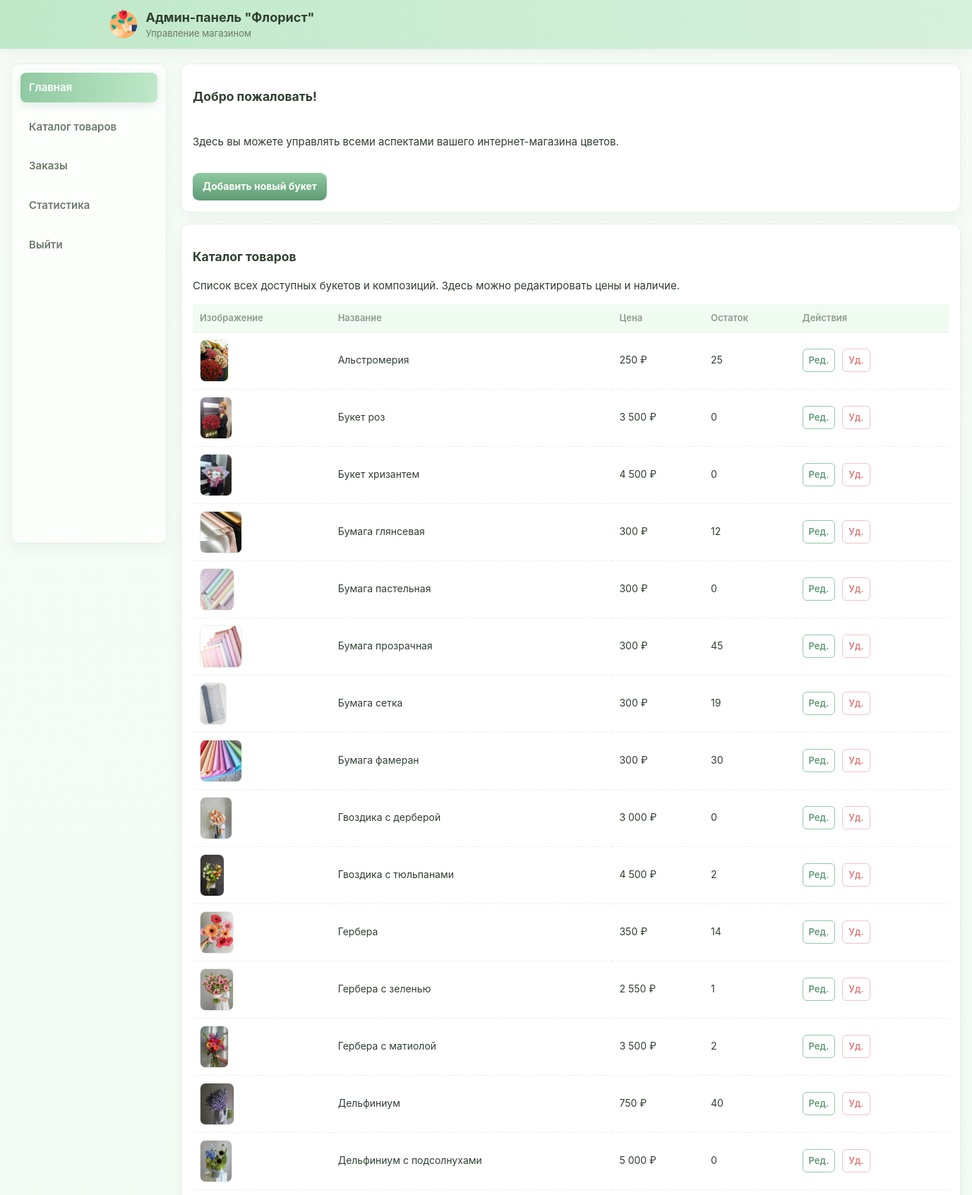
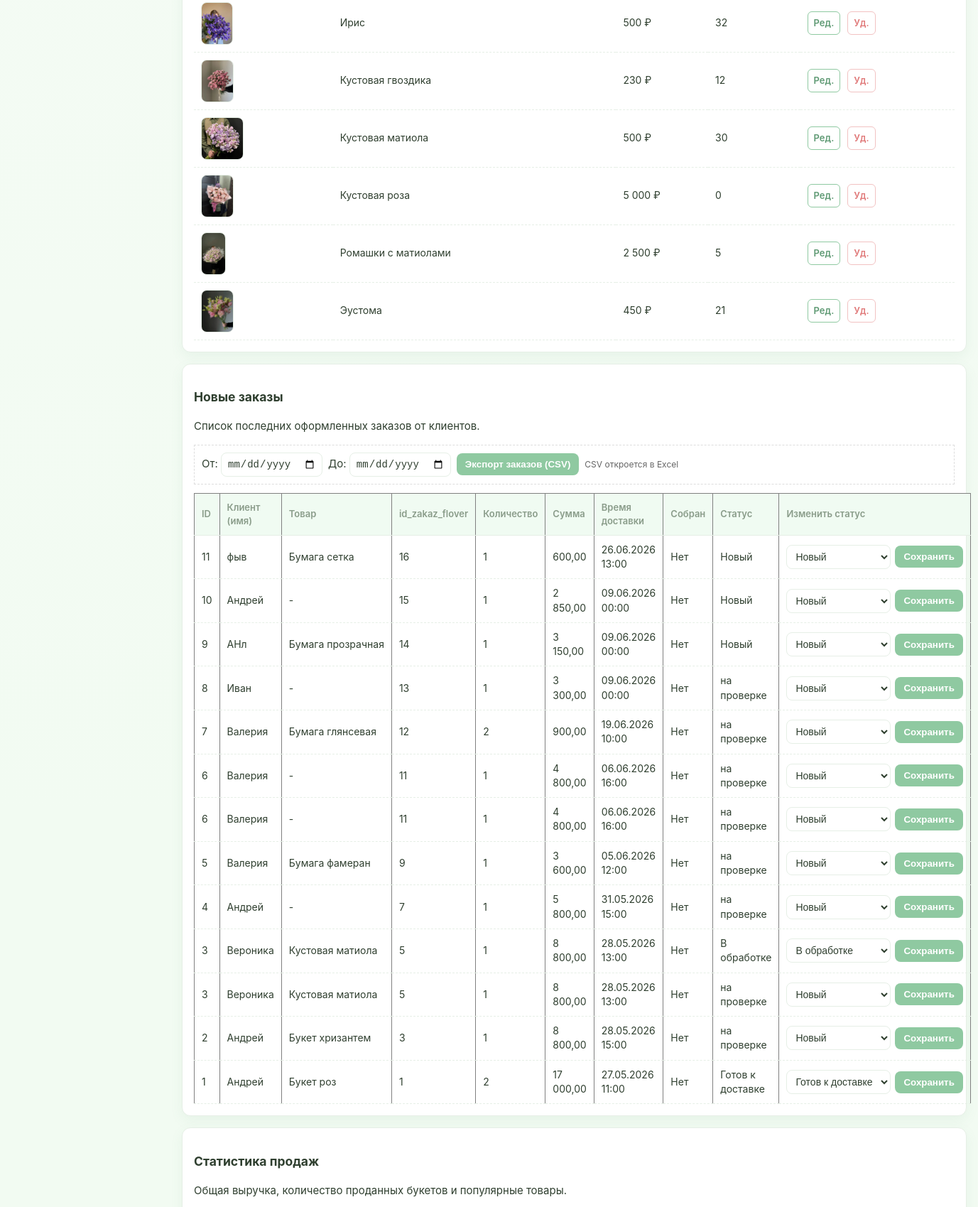
The app's page /admin.php (upper part) with its own data (2 pictures, top to bottom).
### tables this page shows
CREATE TABLE `flovers` (
  `id` int(11) NOT NULL,
  `name` varchar(255) NOT NULL,
  `price` decimal(11,0) NOT NULL,
  `image` varchar(255) NOT NULL,
  `categori` text NOT NULL,
  `kol_vo` int(250) NOT NULL,
  `opisanie` varchar(255) NOT NULL
);

CREATE TABLE `zakaz` (
  `id` int(11) NOT NULL,
  `id_zakaz_flover` int(11) NOT NULL,
  `id_client` int(11) NOT NULL,
  `summ` int(11) NOT NULL,
  `time` time NOT NULL,
  `date` date NOT NULL,
  `buket` varchar(255) NOT NULL
);

### admin.php (the view, shortened to what this page needs)
<?php
$conn = getDatabaseConnection();
$products = [];
$res = $conn->query("SELECT id, image, name, price, COALESCE(kol_vo,0) AS kol_vo FROM flovers ORDER BY name ASC");
if ($res) {
    while ($r = $res->fetch_assoc()) {
        $products[] = $r;
    }
}
$sql = "
SELECT
  z.id AS zakaz_id,
  z.id_client,
  z.id_zakaz_flover,
  z.summ,
  z.time AS delivery_time,
  z.date AS delivery_date,
  COALESCE(z.buket, '') AS buket,
  COALESCE(c.name, '') AS client_name,
  COALESCE(s.status, '') AS status,
  COALESCE(f.name, '') AS product_name,
  COALESCE(k.kol_vo, 0) AS quantity
FROM zakaz z
LEFT JOIN status_zakaza s ON s.id_zakaz_flover = z.id_zakaz_flover
LEFT JOIN client c ON c.id = z.id_client
LEFT JOIN flovers f ON f.id = z.id_zakaz_flover
LEFT JOIN zakaz_flover k ON k.id = z.id_zakaz_flover
ORDER BY z.id DESC
";
$result = $conn->query($sql);
$orders = [];
if ($result) {
    while ($row = $result->fetch_assoc()) {
        $delivery_time_raw = isset($row['delivery_time']) ? trim($row['delivery_time']) : '';
        $delivery_date_raw = isset($row['delivery_date']) ? trim($row['delivery_date']) : '';
        $delivery_time_formatted = '-';
        if ($delivery_date_raw !== '' && $delivery_time_raw !== '') {
            $dt = $delivery_date_raw . ' ' . $delivery_time_raw;
            $ts = strtotime($dt);
            if ($ts !== false) {
                $delivery_time_formatted = date('d.m.Y H:i', $ts);
            } else {
                $delivery_time_formatted = htmlspecialchars($delivery_date_raw . ' ' . $delivery_time_raw, ENT_QUOTES);
            }
        } elseif ($delivery_date_raw !== '') {
            $ts = strtotime($delivery_date_raw);
            $delivery_time_formatted = ($ts !== false) ? date('d.m.Y', $ts) : htmlspecialchars($delivery_date_raw, ENT_QUOTES);
        } elseif ($delivery_time_raw !== '') {
            $ts = strtotime($delivery_time_raw);
            $delivery_time_formatted = ($ts !== false) ? date('H:i', $ts) : htmlspecialchars($delivery_time_raw, ENT_QUOTES);
        }
        $row['buket'] = trim((string)($row['buket'] ?? ''));
        $row['buket_display'] = ($row['buket'] === 'Да') ? 'Да' : 'Нет';
        $row['delivery_time_formatted'] = $delivery_time_formatted;
        $row['delivery_time_raw'] = $delivery_time_raw;
        $row['delivery_date_raw'] = $delivery_date_raw;
        $orders[] = $row;
    }
}
$uploadBasePath = rtrim($_SERVER['DOCUMENT_ROOT'], DIRECTORY_SEPARATOR) . '/uploads/';
$uploadBaseUrl  = '/uploads/';
function renderProductImage($imgValue, $name, $uploadBasePath, $uploadBaseUrl) {
    $imgValue = trim((string)$imgValue);
    $relative = ltrim($imgValue, '/\\');
    $url = rtrim($uploadBaseUrl, '/') . '/' . str_replace('\\', '/', $relative);
    return '<img src="' . htmlspecialchars($url, ENT_QUOTES) . '" alt="' . htmlspecialchars($name, ENT_QUOTES) . '" style="max-width:80px;max-height:60px;object-fit:cover;">';
}
?>
<!DOCTYPE html>
<html lang="ru">
<head>
    <link rel="stylesheet" href="css/styleadmin.css">
</head>
<body>
<header class="site-header">
  <div class="container header-inner">
    <div class="brand">
      <img src="icons/logo.png" alt="Логотип Флориста" class="header__logo" style="width:40px;height:40px">
      <div class="brand-text">
        <h1 class="site-title">Админ-панель "Флорист"</h1>
        <p class="sub">Управление магазином</p>
      </div>
    </div>
  </div>
</header>
<main>
  <div class="wrapper">
    <aside class="sidebar" aria-label="Навигация">
        <a href="#" class="active">Главная</a>
        <a href="#catalog">Каталог товаров</a>
        <a href="#orders">Заказы</a>
        <a href="#stats">Статистика</a>
        <div>
            <a href="vhod_admin.php">Выйти</a>
        </div>
    </aside>
    <section class="content" role="main">
        <div class="card welcome-card">
            <h3>Добро пожаловать!</h3>
            <p>Здесь вы можете управлять всеми аспектами вашего интернет-магазина цветов.</p>
            <a href="add_product.php" class="btn-primary">Добавить новый букет</a>
        </div>
        <div class="card" id="catalog">
            <h3>Каталог товаров</h3>
            <p>Список всех доступных букетов и композиций. Здесь можно редактировать цены и наличие.</p>
            <table class="data-table">
                <thead>
                    <tr>
                        <th>Изображение</th>
                        <th>Название</th>
                        <th>Цена</th>
                        <th>Остаток</th>
                        <th>Действия</th>
                    </tr>
                </thead>
                <tbody>
                <?php if (empty($products)): ?>
                    <tr><td colspan="5">Товары не найдены.</td></tr>
                <?php else: foreach ($products as $p): ?>
                    <tr>
                        <td>
                            <?php
                                $img = !empty($p['image']) ? 'kartinka/' . $p['image'] : 'icons/no-image.png';
                                echo renderProductImage($img, $p['name'] ?? '', $uploadBasePath, $uploadBaseUrl);
                            ?>
                        </td>
                        <td><?php echo htmlspecialchars($p['name'] ?? '-', ENT_QUOTES); ?></td>
                        <td><?php echo number_format((float)($p['price'] ?? 0), 0, '.', ' '); ?> ₽</td>
                        <td><?php echo (int)($p['kol_vo'] ?? 0); ?></td>
                        <td>
                            <a href="edit_category.php?id=<?php echo (int)$p['id']; ?>" class="edit-btn">Ред.</a>
                            <a href="delete_category.php?id=<?php echo (int)$p['id']; ?>" class="delete-btn" onclick="return confirm('Удалить запись?');">Уд.</a>
                        </td>
                    </tr>
                <?php endforeach; endif; ?>
                </tbody>
            </table>
        </div>
        <div class="card" id="orders">
            <h3>Новые заказы</h3>
            <p>Список последних оформленных заказов от клиентов.</p>
            <div style="margin:12px 0;padding:10px;border:1px dashed #ddd;">
                <form method="post" style="display:flex;gap:8px;flex-wrap:wrap;align-items:center;">
                    <label>От: <input type="date" name="start_date"></label>
                    <label>До: <input type="date" name="end_date"></label>
                    <button type="submit" name="export_report">Экспорт заказов (CSV)</button>
                    <span style="color:#666;font-size:12px;">CSV откроется в Excel</span>
                </form>
            </div>
            <table border="1" cellpadding="6" cellspacing="0" style="border-collapse:collapse;width:100%;">
    <thead>
        <tr>
            <th>ID</th>
            <th>Клиент (имя)</th>
            <th>Товар</th>
            <th>id_zakaz_flover</th>
            <th>Количество</th>
            <th>Сумма</th>
            <th>Время доставки</th>
            <th>Собран</th>
            <th>Статус</th>
            <th>Изменить статус</th>
        </tr>
    </thead>
    <tbody>
    <?php foreach ($orders as $o): ?>
        <tr>
            <td><?php echo htmlspecialchars($o['zakaz_id'], ENT_QUOTES); ?></td>
            <td><?php echo htmlspecialchars($o['client_name'] ?: '-', ENT_QUOTES); ?></td>
            <td style="white-space:nowrap;">
                <?php
                    $prod = htmlspecialchars($o['product_name'] ?: '-', ENT_QUOTES);
                    echo $prod;
                ?>
            </td>
            <td><?php echo htmlspecialchars($o['id_zakaz_flover'] ?? '-', ENT_QUOTES); ?></td>
            <td><?php echo htmlspecialchars($o['quantity'] ?? 0, ENT_QUOTES); ?></td>
            <td><?php echo htmlspecialchars(number_format((float)($o['summ'] ?? 0), 2, ',', ' '), ENT_QUOTES); ?></td>
            <td><?php echo htmlspecialchars($o['delivery_time_formatted'] ?? '-', ENT_QUOTES); ?></td>
            <td><?php echo ($o['buket_display'] === 'Да') ? '<strong>Да</strong>' : 'Нет'; ?></td>
            <td><?php echo htmlspecialchars($o['status'] ?: 'Новый', ENT_QUOTES); ?></td>
            <td>
                <form method="post" style="display:inline-flex;gap:6px;align-items:center;">
                    <select name="status" required>
                        <?php
                        $allowed_statuses = ['Новый', 'В обработке', 'Готов к доставке', 'Доставлен', 'Отменён'];
                        $cur = $o['status'] ?? 'Новый';
                        foreach ($allowed_statuses as $s) {
                            $sel = ($s === $cur) ? ' selected' : '';
                            echo '<option value="'.htmlspecialchars($s, ENT_QUOTES).'"'.$sel.'>'.htmlspecialchars($s, ENT_QUOTES).'</option>';
                        }
                        ?>
                    </select>
                    <button type="submit" name="update_status">Сохранить</button>
                </form>
            </td>
        </tr>
    <?php endforeach; ?>
    </tbody>
</table>
        </div>
        <div class="card stats-card" id="stats">
            <h3>Статистика продаж</h3>
            <p>Общая выручка, количество проданных букетов и популярные товары.</p>
        </div>
    </section>
  </div>
</main>
</body>
</html>

### css/styleadmin.css (style rules this page uses)
* { box-sizing:border-box }
html,body { height:100% }
body { margin:0; background: linear-gradient(180deg, var(--bg) 0%, #f1f9f1 100%); color:var(--text); -webkit-font-smoothing:antialiased; -moz-osx-font-smoothing:grayscale; line-height:1.4; }
.container { max-width:1180px;margin:0 auto;padding:0 18px }
.site-header { background:linear-gradient(90deg,var(--accent-soft),transparent); border-bottom:1px solid var(--border); padding:18px 0; box-shadow:var(--shadow); }
.header-inner { display:flex;align-items:center;justify-content:space-between }
.brand { display:flex;gap:12px;align-items:center }
.site-title { margin:0;font-size:18px;color:var(--text) }
.sub { margin:0;font-size:12px;color:var(--muted) }
.btn-primary, .logout-btn, .edit-btn, .delete-btn { display:inline-block;padding:8px 12px;border-radius:8px;border:0; text-decoration:none;color:#fff;background:var(--accent-dark);cursor:pointer; font-size:14px; }
.btn-primary { background:var(--accent-dark) }
.edit-btn { background:#5aa25a;margin-right:6px;padding:6px 8px }
.delete-btn { background:var(--danger);padding:6px 8px }
.wrapper { display:flex;gap:24px;padding:28px 0 }
.sidebar { width:220px;padding:18px;background:var(--card);border-radius:var(--radius); border:1px solid var(--border);box-shadow:var(--shadow);height:fit-content; }
.sidebar a { display:block;padding:10px 12px;border-radius:8px;color:var(--muted);text-decoration:none;margin-bottom:6px }
.sidebar a.active, .sidebar a:hover { background:var(--accent-soft);color:var(--accent-dark);font-weight:600 }
.content { flex:1 }
.card { background:var(--card);padding:18px;border-radius:var(--radius);margin-bottom:18px;border:1px solid var(--border);box-shadow:var(--shadow) }
.welcome-card .btn-primary { margin-top:10px }
table { width:100%;border-collapse:collapse;font-size:14px }
table thead th { background:linear-gradient(180deg, #f7fbf7, #f2f8f2);text-align:left;padding:10px;border-bottom:1px solid var(--border);color:var(--muted);font-weight:600 }
table tbody td { padding:10px;border-bottom:1px dashed var(--border);vertical-align:middle }
.data-table img, .orders-table img { border-radius:6px;display:block }
a { color:var(--accent-dark) }
.edit-btn, .delete-btn, .status-btn, .assemble-btn { transition:transform .12s ease,box-shadow .12s ease }

### records on screen
flovers: image (picture), name "Альстромерия", price "250", kol_vo "25"
flovers: image (picture), name "Букет роз", price "3 500", kol_vo "0"
flovers: image (picture), name "Букет хризантем", price "4 500", kol_vo "0"
flovers: image (picture), name "Бумага глянсевая", price "300", kol_vo "12"
flovers: image (picture), name "Бумага пастельная", price "300", kol_vo "0"
flovers: image (picture), name "Бумага прозрачная", price "300", kol_vo "45"
flovers: image (picture), name "Бумага сетка", price "300", kol_vo "19"
flovers: image (picture), name "Бумага фамеран", price "300", kol_vo "30"
flovers: image (picture), name "Гвоздика с дерберой", price "3 000", kol_vo "0"
flovers: image (picture), name "Гвоздика с тюльпанами", price "4 500", kol_vo "2"
flovers: image (picture), name "Гербера", price "350", kol_vo "14"
flovers: image (picture), name "Гербера с зеленью", price "2 550", kol_vo "1"
flovers: image (picture), name "Гербера с матиолой", price "3 500", kol_vo "2"
flovers: image (picture), name "Дельфиниум", price "750", kol_vo "40"
flovers: image (picture), name "Дельфиниум с подсолнухами", price "5 000", kol_vo "0"
flovers: image (picture), name "Ирис", price "500", kol_vo "32"
flovers: image (picture), name "Кустовая гвоздика", price "230", kol_vo "12"
flovers: image (picture), name "Кустовая матиола", price "500", kol_vo "30"
flovers: image (picture), name "Кустовая роза", price "5 000", kol_vo "0"
flovers: image (picture), name "Ромашки с матиолами", price "2 500", kol_vo "5"
flovers: image (picture), name "Эустома", price "450", kol_vo "21"
zakaz: id "11", client_name "фыв", prod "Бумага сетка", id_zakaz_flover "16", quantity "1", summ "600,00", delivery_time_formatted "26.06.2026 13:00", status "Новый"
zakaz: id "10", client_name "Андрей", prod "-", id_zakaz_flover "15", quantity "1", summ "2 850,00", delivery_time_formatted "09.06.2026 00:00", status "Новый"
zakaz: id "9", client_name "АНл", prod "Бумага прозрачная", id_zakaz_flover "14", quantity "1", summ "3 150,00", delivery_time_formatted "09.06.2026 00:00", status "Новый"
zakaz: id "8", client_name "Иван", prod "-", id_zakaz_flover "13", quantity "1", summ "3 300,00", delivery_time_formatted "09.06.2026 00:00", status "на проверке"
zakaz: id "7", client_name "Валерия", prod "Бумага глянсевая", id_zakaz_flover "12", quantity "2", summ "900,00", delivery_time_formatted "19.06.2026 10:00", status "на проверке"
zakaz: id "6", client_name "Валерия", prod "-", id_zakaz_flover "11", quantity "1", summ "4 800,00", delivery_time_formatted "06.06.2026 16:00", status "на проверке"
zakaz: id "5", client_name "Валерия", prod "Бумага фамеран", id_zakaz_flover "9", quantity "1", summ "3 600,00", delivery_time_formatted "05.06.2026 12:00", status "на проверке"
zakaz: id "4", client_name "Андрей", prod "-", id_zakaz_flover "7", quantity "1", summ "5 800,00", delivery_time_formatted "31.05.2026 15:00", status "на проверке"
zakaz: id "3", client_name "Вероника", prod "Кустовая матиола", id_zakaz_flover "5", quantity "1", summ "8 800,00", delivery_time_formatted "28.05.2026 13:00", status "В обработке", status "на проверке"
zakaz: id "2", client_name "Андрей", prod "Букет хризантем", id_zakaz_flover "3", quantity "1", summ "8 800,00", delivery_time_formatted "28.05.2026 15:00", status "на проверке"
zakaz: id "1", client_name "Андрей", prod "Букет роз", id_zakaz_flover "1", quantity "2", summ "17 000,00", delivery_time_formatted "27.05.2026 11:00", status "Готов к доставке"

### other values on screen
form field status "Новый"
form field status "В обработке"
form field status "Готов к доставке"
